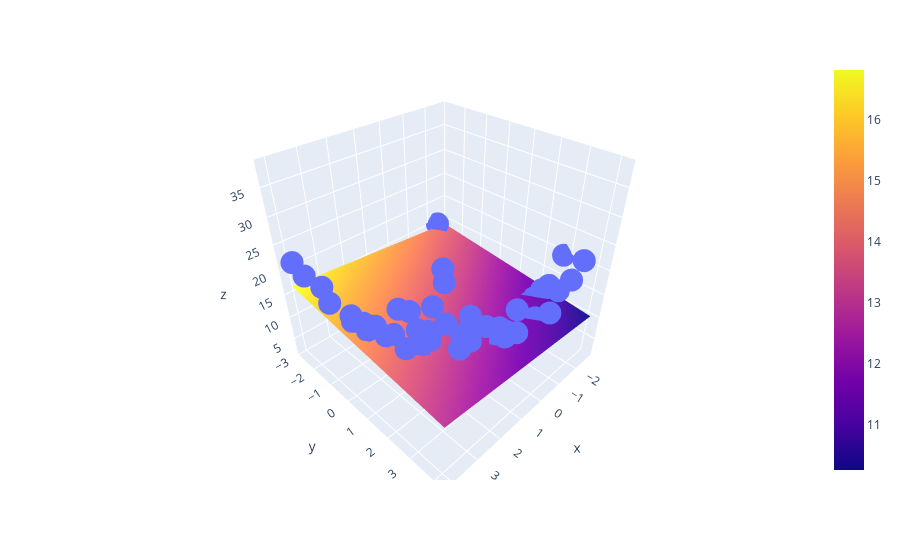

Notebook source saved alongside this figure:
### Code cell
import plotly.graph_objects as go
fig =px.scatter_3d(df,x=x.ravel(),y=y.ravel(),z=z.ravel())
fig.add_trace(go.Surface(x=xInput,y=yInput,z=zFinal))
fig.show()
